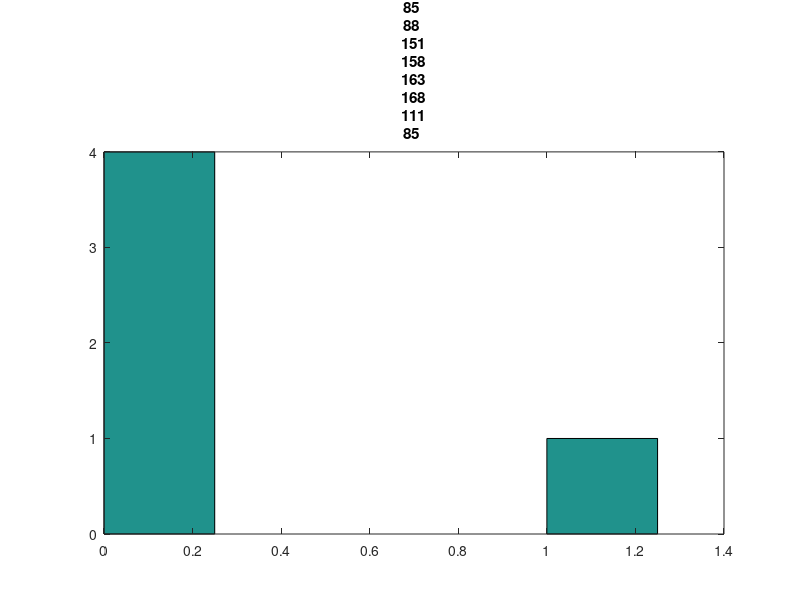

MATLAB code to generate this figure:
clc;clear all;
num_sample=input('Number of samples: ');
num_bins = input('Number of bins: ');

%parameter for calculating of LCG
m=input('m is the integer modulus=');
b=input('b the increment {0 <= b < m}= ');
x_1=input(' the "seed" or "start value x=');
a=input('a the multiplier=');


x(1)=x_1;        
for i=2:num_sample
x(i)= mod( (a*x(i-1)+b), m);          % (a*x + b) mod m (LCG recursive formula)
end
x=(x/(m-1))';                         %normalization to [0,1] interval

hist(x,num_bins);
title(" #bins: " + num2str(num_bins));